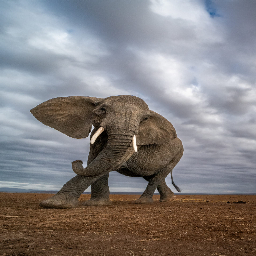
#> input picture elephant.jpg, 256 x 256 px
$ python lab1.py
#> lines starting #> are read from the running program, lines starting #| are printed output that depends on the picture
import cv2

im1 = cv2.imread("elephant.jpg")
#> im1 is the input picture: shape (256, 256, 3); mean B, G, R 127.6, 127.4, 131.6
im1 = cv2.resize(im1, (1280,720))
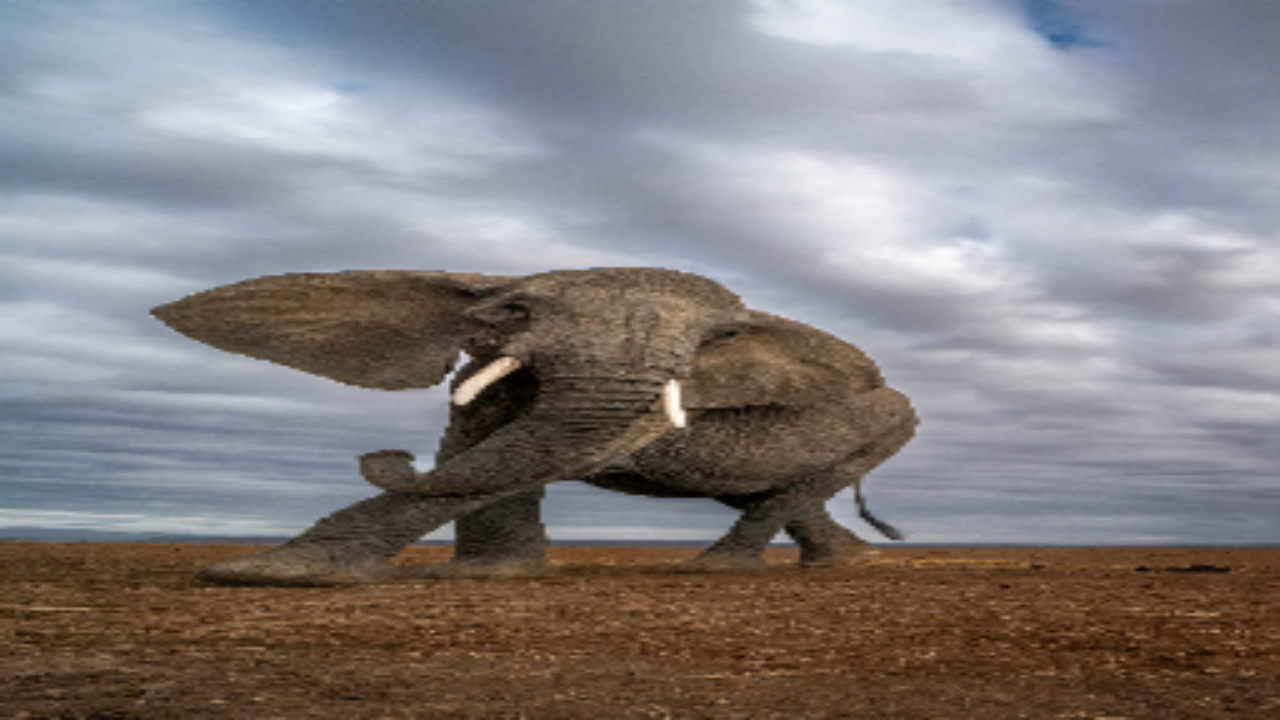
#> im1: shape (720, 1280, 3); mean B, G, R 127.4, 127.2, 131.5
cv2.imshow("ele", im1)
cv2.waitKey(0)
cv2.imwrite("resized.png",im1)
